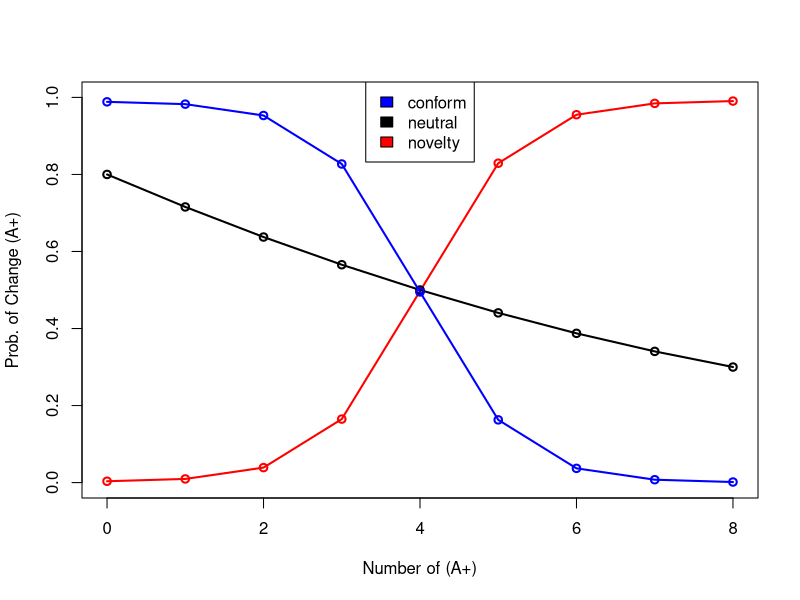
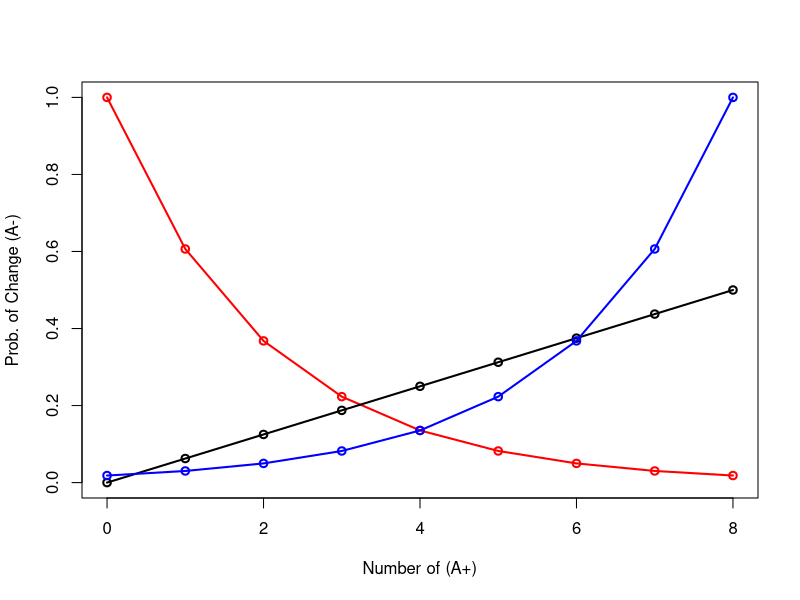
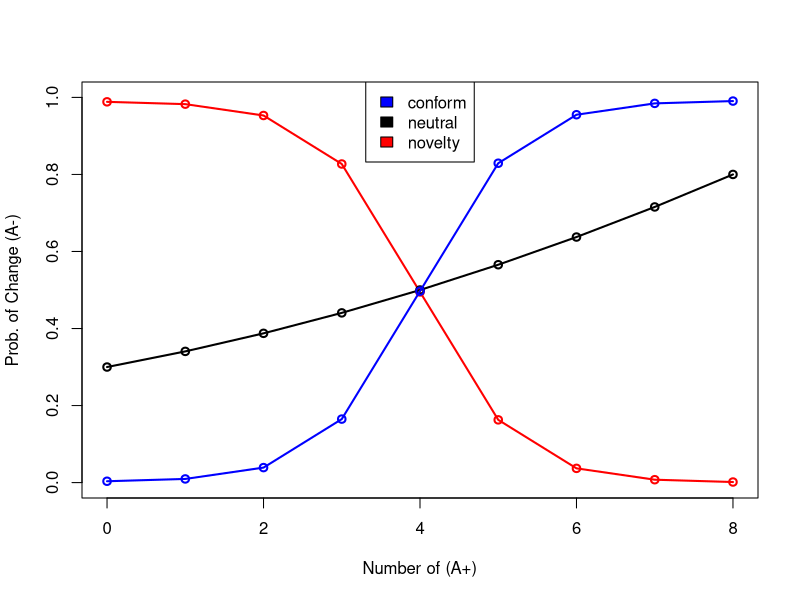
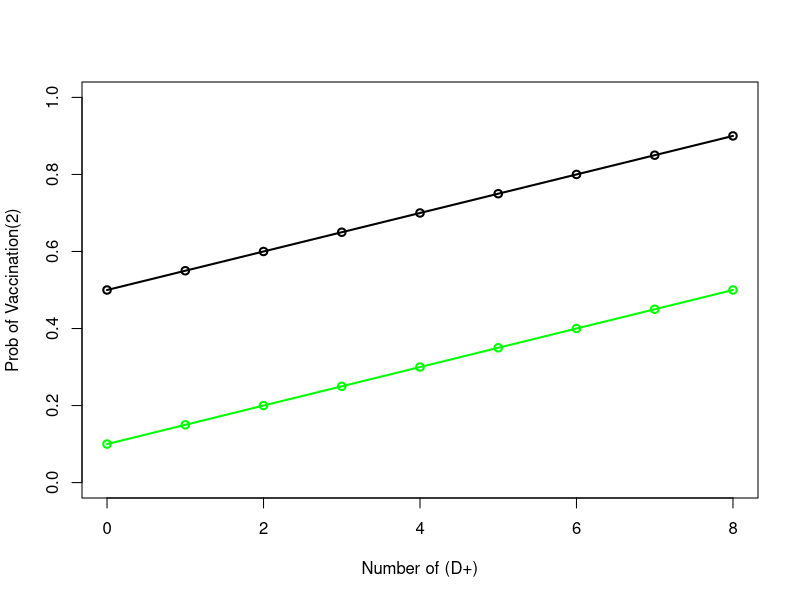
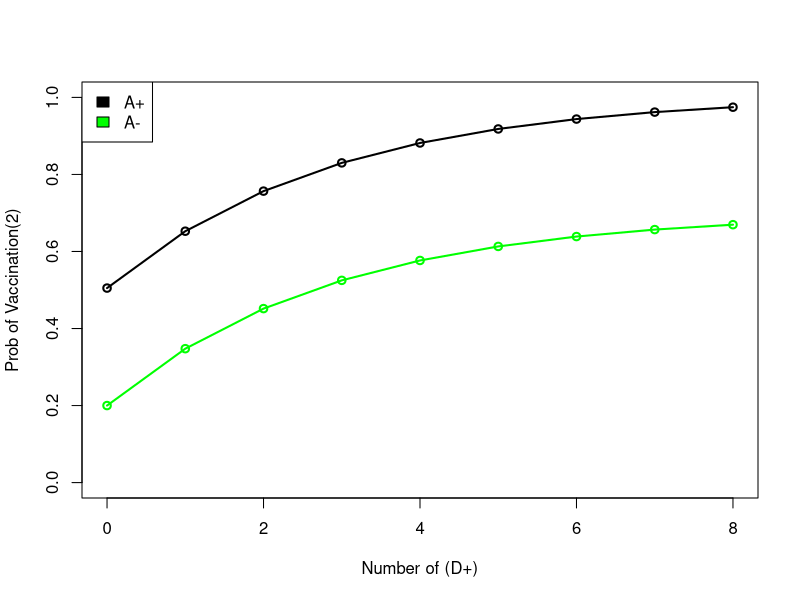
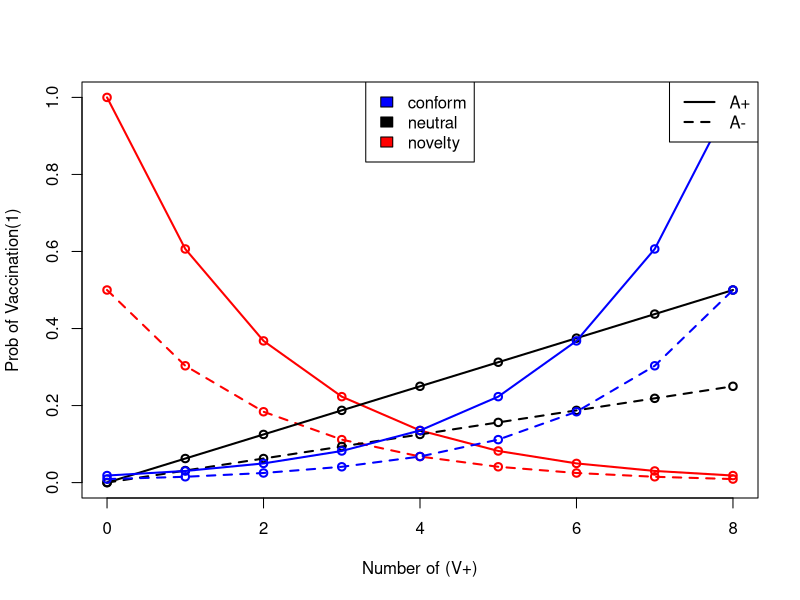
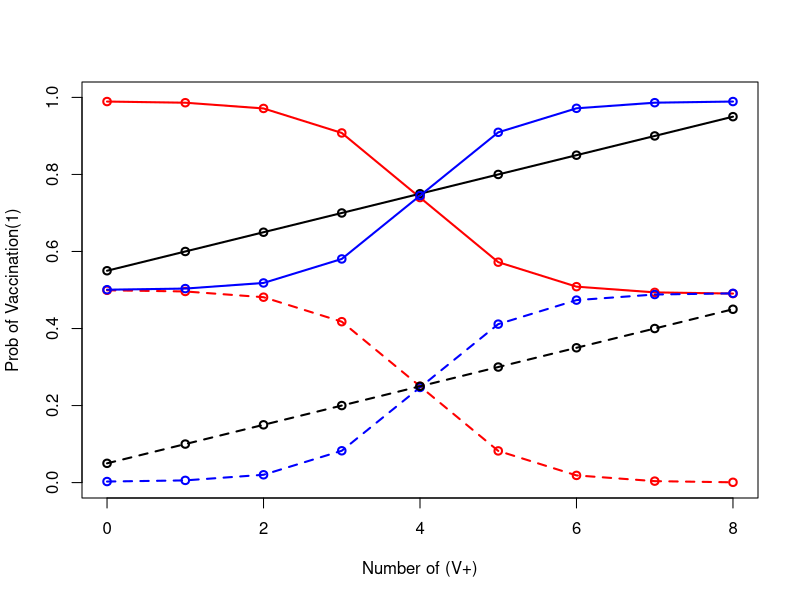

The R source for these figures, in order:

SumOfPostitives = c(0:8)
SumOfInfected = c(0:8)
SumOfVaccinated = c(0:8)

###Prob of Attitude change if agent is confident###

#if agent holds novelty bias
px = exp(-4*(1-(SumOfPostitives/8)))#prob_of_change
px3 = 0.002 + (0.99/(1 + exp(-13*((SumOfPostitives/8)-0.5))))#***


#if neutral bias
slopes <-0.5# still some prob of changing to majority, but not as much as conform
b <-0
py = slopes*(1-(SumOfPostitives/8)) + b
py3 = 0.5
#if conformity bias
pz = exp(-4*((SumOfPostitives/8)))
pz3 = 0.99 - 0.99/(1+ exp(-13*((SumOfPostitives/8)-0.5)))


###prob of attitude change. if Hesitant###

#if agent holds novelty bias
pp = exp(-4*(SumOfPostitives/8))#
pp3 = 0.99 - 0.99/(1+ exp(-13*((SumOfPostitives/8)-0.5)))
pp2 = (exp(-4*(SumOfPostitives/8)))/2# Used for prob of Vacc


#if neutral bias
slopes <-0.5
b <-0
pq = slopes*(SumOfPostitives/8) + b
pq3 = 0.5
pq2 = (slopes*(SumOfPostitives/8) + b)/2# Vacc


#if conformity bias
pr = exp(-4*(1-(SumOfPostitives/8)))

pr3 = 0.002 + 0.99/(1+ exp(-13*((SumOfPostitives/8)-0.5)))

pr2 = (exp(-4*(1-(SumOfPostitives/8))))/2# Vacc



###Prob of vaccination based on D+###

#confident
 pm = 0.4*(SumOfInfected/8)+ 0.5#prob_of_vacc
 #pm = 0.7*(SumOfInfected/8)+ 0.3#prob_of_vacc
 #prob_of_vacc = slopes_vacc*(SumOfInfected/8)+ b[y]
 #5/22/23 New
 pm3 =  (1.01 - exp(-0.35* SumOfInfected))/2 + 0.5 #*** (The one used in model. Checked 12/4/24)

 #hesitant
 pn = 0.4*(SumOfInfected/8)+ 0.1
 pn3 = (1.2 - exp(-0.35* SumOfInfected))/2 + 0.1 #***
 
 
# prob_of_vacc based on V+
# Original: pp; pq; pr
# 5/22/23 New
topnov = 0.99 - 0.5/(1+ exp(-13*((SumOfVaccinated/8)-0.5))) #A+ Prob of vacc Nov
topconfm = 0.5+ 0.49/(1+ exp(-13*((SumOfVaccinated/8)-0.5))) #A+ Prob of vacc Conform
botnov = 0.5 - 0.5/(1+ exp(-13*((SumOfVaccinated/8)-0.5))) #A- Prob of vacc Nov
botconfm = 0.002+ 0.49/(1+ exp(-13*((SumOfVaccinated/8)-0.5)))#A- Prob of vacc conform

#8/14/23
neut_conf_trans = -0.0003125*(SumOfVaccinated)^2 - 0.12125*SumOfVaccinated + 0.99
neut_conf_trans2 = 0.003125*(SumOfVaccinated)^2 - 0.0875*SumOfVaccinated + 0.8#*** Probably supposed to be SumOfPoss
#neut_conf_trans2 = 0.1125*(SumOfVaccinated) + 0.05 #Change in main code 1/27/25

neut_hes_trans = -0.0003125*(SumOfVaccinated)^2 + 0.12625*SumOfVaccinated
neut_hes_trans2 = 0.003125*(SumOfVaccinated)^2 + 0.0375*SumOfVaccinated + 0.3

#neut_conf_vacc = -0.0003125*(SumOfVaccinated)^2 + 0.06375*SumOfVaccinated + 0.5 #***
#neut_conf_vacc = -0.003125*(SumOfVaccinated)^2 + 0.06375*SumOfVaccinated + 0.55
neut_conf_vacc = 0.05*(SumOfVaccinated) + 0.55 #(12/04/24)
#neut_hes_vacc = 0.003125*(SumOfVaccinated)^2 + 0.025*SumOfVaccinated + 0.1 #***
#neut_hes_vacc = 0.003125*(SumOfVaccinated)^2 + 0.03*SumOfVaccinated + 0.05
neut_hes_vacc = 0.05*(SumOfVaccinated) + 0.05 #(12/04/24)

### Testing Literature based functions
#p'(trait freq at next generation) = p (trait freq) + D(conformity level)p(1-p)(2p-1)
#



###Plots###
# pdf(file.path(dir_out_pdf, "PR1122_Functions.pdf"),height=12, width=9)#saves file as "noveltest.pdf"
# par(mfrow=c(2,1))
#par(mfrow = c(1,3)) 
#
##Switch if Confident 
# plot(SumOfPostitives, px, type= "o", col = "red",lwd=2, ylim = 0:1,xlab = "Number of (A+)", ylab = "Prob. of Change (A+)")#novelty
# lines(SumOfPostitives, py, type = "o", lwd=2)#neutral
# lines(SumOfPostitives, pz, type = "o", col = "blue", lwd=2)#conform
# legend("top", c("conform", "neutral", "novelty"), fill = c("blue","black", "red"))

# 5/22/23 New#
plot(SumOfPostitives, px3, type= "o", col = "red",lwd=2, ylim = 0:1,xlab = "Number of (A+)", ylab = "Prob. of Change (A+)")#novelty
#lines(SumOfPostitives, rep(py3,length(SumOfPostitives)), type = "o", lwd=2)#neutral
#lines(SumOfVaccinated, neut_conf_trans, type = "o", lwd=2)#neutral 8/14
lines(SumOfVaccinated, neut_conf_trans2, type = "o", lwd=2)#neutral 8/14 poly
lines(SumOfPostitives, pz3, type = "o", col = "blue", lwd=2)#conform
legend("top", c("conform", "neutral", "novelty"), fill = c("blue","black", "red"))
#dev.off()
#
#Switch if Hesitant
plot(SumOfPostitives, pp, type= "o", col = "red",lwd=2, ylim = 0:1, xlab = "Number of (A+)", ylab = "Prob. of Change (A-)")
#Vaccination freq. overtime
#lines(SumOfPostitives, pp2, type = "o", col = "red")
lines(SumOfPostitives, pq, type = "o", lwd=2)
lines(SumOfPostitives, pr, type = "o", col = "blue", lwd=2)
#lines(SumOfPostitives, pq2, type = "o")
#lines(SumOfPostitives, pr2, type = "o", col = "blue")
#
## 5/22/23 New# and 8/14
plot(SumOfPostitives, pp3, type= "o", col = "red",lwd=2, ylim = 0:1, xlab = "Number of (A+)", ylab = "Prob. of Change (A-)")
#lines(SumOfPostitives, rep(pq3,length(SumOfPostitives)), type = "o", lwd=2)#neutral
#lines(SumOfVaccinated, neut_hes_trans, type = "o", lwd=2)#neutral 8/14
lines(SumOfVaccinated, neut_hes_trans2, type = "o", lwd=2)#neutral 8/14 poly
lines(SumOfPostitives, pr3, type = "o", col = "blue", lwd=2)
legend("top", c("conform", "neutral", "novelty"), fill = c("blue","black", "red"))
#dev.off()
#
#Prob of Vaccinating Conf and Hesit-- based on D+
plot(SumOfInfected, pm, type = "o", col = "black", lwd=2, ylim = 0:1, xlab="Number of (D+)", ylab = "Prob of Vaccination(2)")#A+
lines(SumOfInfected, pn, type = "o", col = "green", lwd=2)#A-

#5/23/22 New: #Prob of Vaccinating Conf and Hesit-- based on D+ #***
plot(SumOfInfected, pm3, type = "o", col = "black", lwd=2, ylim = 0:1, xlab="Number of (D+)", ylab = "Prob of Vaccination(2)")#A+
lines(SumOfInfected, pn3, type = "o", col = "green", lwd=2)#A-
legend("topleft", c("A+", "A-"), fill = c("black", "green"))
#dev.off()
#

#Prob of Vaccinating Conf and Hesit Bias ["2" --> Hesitant]
plot(SumOfVaccinated, pp, type = "o", col = "red",lwd=2, ylim = 0:1, xlab="Number of (V+)", ylab = "Prob of Vaccination(1)")#A+
lines(SumOfVaccinated, pp2, type = "o", col = "red", lty=2, lwd=2)
lines(SumOfVaccinated, pq, type = "o", lwd=2)
lines(SumOfVaccinated, pq2, type = "o", lty=2, lwd=2)
lines(SumOfVaccinated, pr, type = "o", col = "blue", lwd=2)
lines(SumOfVaccinated, pr2, type = "o", col = "blue", lty=2, lwd=2)
legend("top", c("conform", "neutral", "novelty"), fill = c("blue","black", "red"))
legend("topright", lty = c(1,2),lwd = 2, c("A+", "A-"))
dev.off()

#5/23/22 New Prob. of Vaccinaing based on surrounding V+ #***
plot(SumOfVaccinated, topnov, type = "o", col = "red",lwd=2, ylim = 0:1, xlab="Number of (V+)", ylab = "Prob of Vaccination(1)")#A+
lines(SumOfVaccinated, botnov, type = "o", col = "red", lty=2, lwd=2)
#lines(SumOfVaccinated, rep(0.75, length(SumOfVaccinated)), type = "o", lwd=2)
lines(SumOfVaccinated, neut_conf_vacc, type = "o", lwd=2)

lines(SumOfVaccinated,topconfm , type = "o", col = "blue", lwd=2)
lines(SumOfVaccinated, botconfm, type = "o", col = "blue", lty=2, lwd=2)
#lines(SumOfVaccinated, rep(0.25, length(SumOfVaccinated)), type = "o", lty=2, lwd=2)
lines(SumOfVaccinated, neut_hes_vacc, type = "o", lty=2, lwd=2)

#legend("top", c("conform", "neutral", "novelty"), fill = c("blue","black", "red"))
#legend("topright", lty = c(1,2),lwd = 2, c("A+", "A-"))


dev.off()